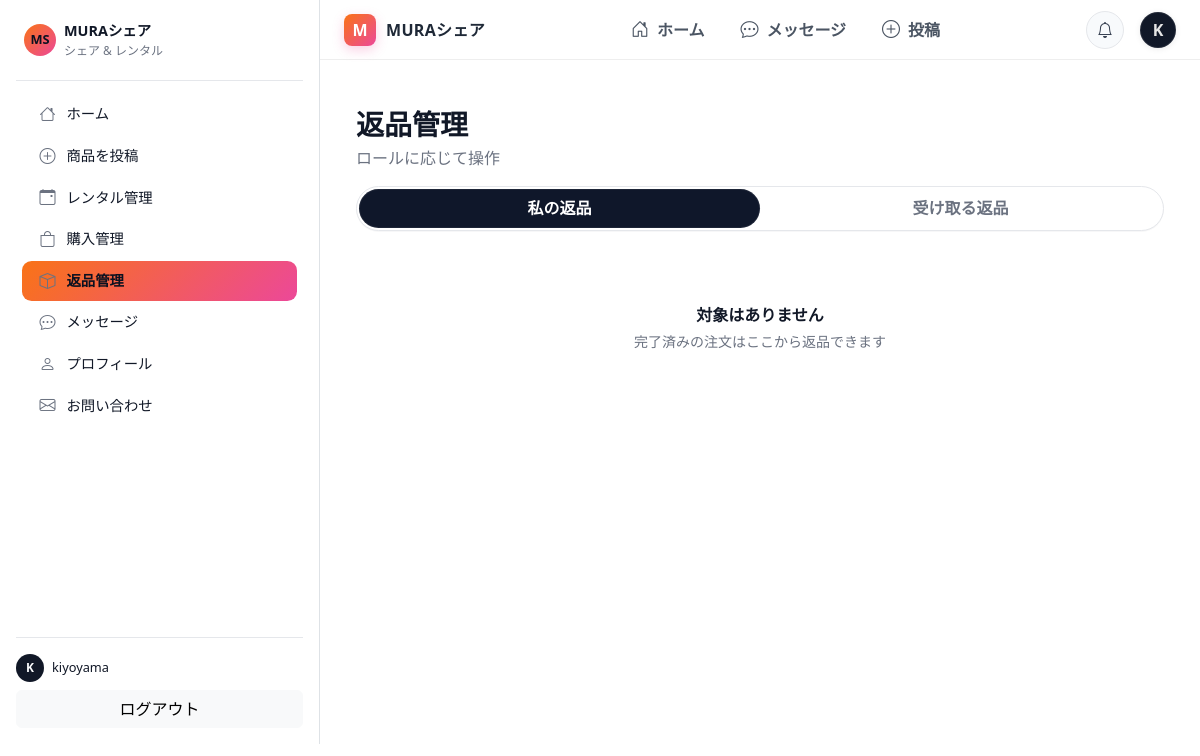
The app's page /returns/ (signed in), older data.
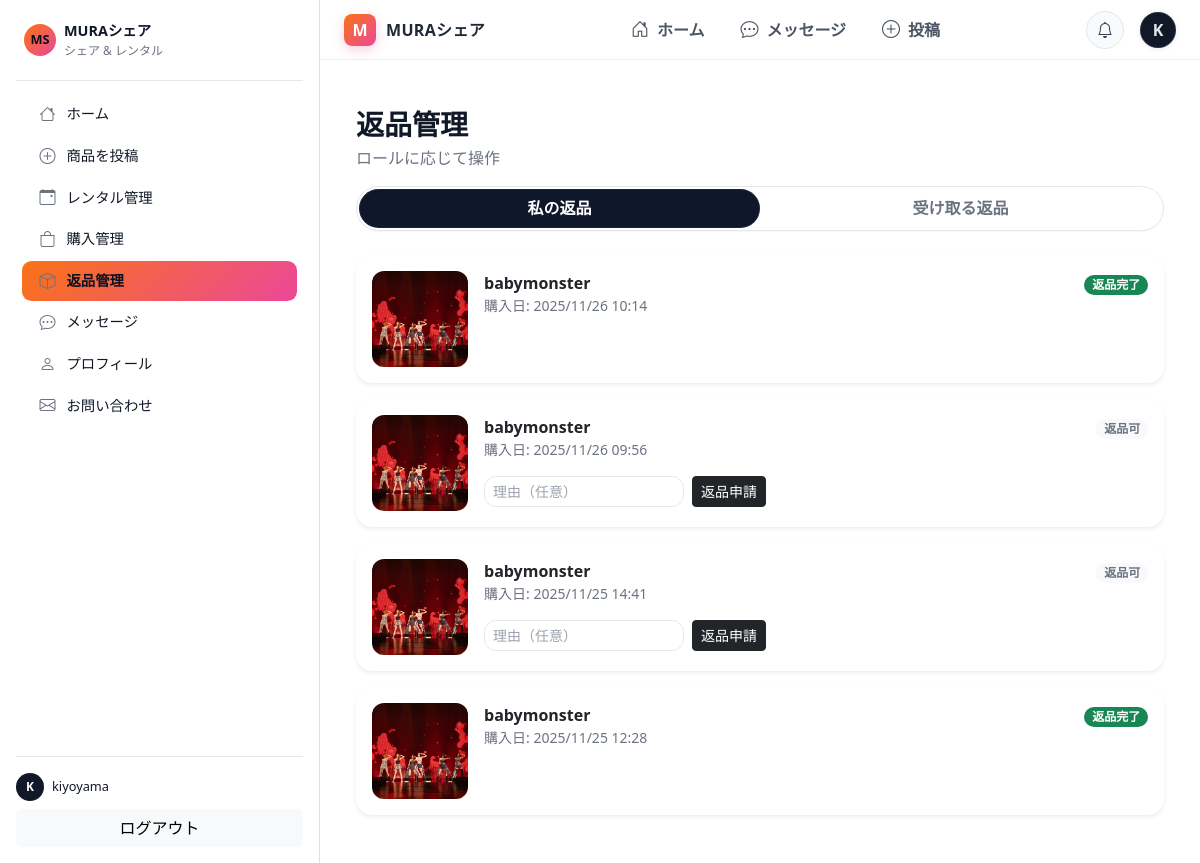
The same page, newer data.
### marketplace/models.py (models this page shows, shortened)
class Purchase(models.Model):
    class Status(models.TextChoices):
        REQUESTED  = "申請中",  "申請中"
        APPROVED   = "承認済み", "承認済み"
        SHIPPED    = "発送済み","発送済み"
        COMPLETED  = "完了",    "完了"
        CANCELED   = "キャンセル","キャンセル"
    product = models.ForeignKey("marketplace.Product", on_delete=models.CASCADE, related_name="purchases")
    buyer   = models.ForeignKey(User, on_delete=models.CASCADE, related_name="purchases")
    product_title  = models.CharField(max_length=255, blank=True)
    buyer_email    = models.EmailField(blank=True)
    seller_email   = models.EmailField(blank=True)
    shipping_postal_code = models.CharField(max_length=20, blank=True, default="")
    shipping_address = models.CharField(max_length=255, blank=True)
    payment_method   = models.CharField(max_length=50, blank=True)
    message          = models.TextField(blank=True)
    quantity       = models.PositiveIntegerField(default=1)
    purchase_price = models.PositiveIntegerField(default=0)
    status          = models.CharField(max_length=10, choices=Status.choices, default=Status.REQUESTED)
    tracking_number = models.CharField(max_length=100, blank=True)
    approved_at = models.DateTimeField(null=True, blank=True)
    shipped_at  = models.DateTimeField(null=True, blank=True)
    created_at     = models.DateTimeField(auto_now_add=True)
    completed_date = models.DateTimeField(null=True, blank=True)
    class ReturnStatus(models.TextChoices):
        NONE = "NONE", "なし"
        REQUESTED = "REQUESTED", "申請中"
        APPROVED = "APPROVED", "承諾済"
        SHIPPED = "SHIPPED", "返送済み"
        RECEIVED = "RECEIVED", "受領済み"
        REJECTED = "REJECTED", "却下"
    return_status = models.CharField(
        max_length=20, choices=ReturnStatus.choices, default=ReturnStatus.NONE
    )
    return_reason = models.CharField(max_length=255, blank=True)
    return_tracking_number = models.CharField(max_length=64, blank=True)
    return_requested_at = models.DateTimeField(null=True, blank=True)
    return_approved_at  = models.DateTimeField(null=True, blank=True)
    return_shipped_at   = models.DateTimeField(null=True, blank=True)
    return_received_at  = models.DateTimeField(null=True, blank=True)
    class Meta:
        ordering = ("-created_at",)
        indexes = [
            models.Index(fields=["status"]),
            models.Index(fields=["buyer_email"]),
            models.Index(fields=["seller_email"]),
        ]

class Product(models.Model):
    @property
    def image_url(self):
        first = self.images.first()
        if first and first.image:
            try:
                return first.image.url
            except Exception:
                return ""
        return ""
    class Status(models.IntegerChoices):
        DRAFT    = 0, "下書き"
        LISTED   = 1, "出品中"
        RENTED   = 2, "貸出中"
        SOLD     = 3, "販売済"
        ARCHIVED = 9, "アーカイブ"
    class Availability(models.TextChoices):
        RENTAL_ONLY   = "レンタルのみ", "レンタルのみ"
        SALE_ONLY     = "販売のみ", "販売のみ"
        BOTH          = "レンタル・販売両方", "レンタル・販売両方"
    owner = models.ForeignKey(User, on_delete=models.CASCADE, related_name="products")
    title = models.CharField(max_length=120)
    description = models.TextField(blank=True)
    category = models.CharField(max_length=60)
    availability_type = models.CharField(
        max_length=20,
        choices=Availability.choices,
        default=Availability.BOTH,
    )
    price_per_day = models.PositiveIntegerField(null=True, blank=True)  # レンタル1日あたり
    price_buy = models.PositiveIntegerField(null=True, blank=True)      # 販売価格
    min_rental_days = models.PositiveIntegerField(default=1)
    max_rental_days = models.PositiveIntegerField(default=30)
    stock_quantity = models.PositiveIntegerField(default=1)
    available_quantity = models.PositiveIntegerField(default=1)
    condition = models.CharField(max_length=30, blank=True)
    owner_notes = models.TextField(blank=True)
    status = models.IntegerField(choices=Status.choices, default=Status.LISTED)
    created_at = models.DateTimeField(auto_now_add=True)

class ProductImage(models.Model):
    product = models.ForeignKey(Product, on_delete=models.CASCADE, related_name="images")
    image = models.ImageField(upload_to="products/")

### frontend/views.py (the view)
# urls.py: path("returns/", views.returns_index, name="returns"),
@login_required
def returns_index(request):
    tab = request.GET.get("tab", "mine")
    mine_qs = (Purchase.objects
               .select_related("product", "buyer", "product__owner")
               .filter(buyer=request.user))
    mine = mine_qs.filter(
        Q(status__in=[getattr(Purchase.Status, "COMPLETED", "COMPLETED"), "完了"])
        | Q(return_status__in=["REQUESTED", "APPROVED", "SHIPPED", "RECEIVED", "REJECTED"])
    ).order_by("-id")
    received = (Purchase.objects
                .select_related("product", "buyer", "product__owner")
                .filter(product__owner=request.user,
                        return_status__in=["REQUESTED", "APPROVED", "SHIPPED"])
                ).order_by("-id")
    return render(request, "frontend/returns/index.html", {
        "active_tab": "received" if tab == "received" else "mine",
        "mine": mine, "received": received,
    })

### templates/frontend/returns/index.html (shortened to what this page needs)
{% extends "base.html" %}
{% block content %}
<div class="container-xxl py-4 purchases returns">
  <div class="d-flex align-items-center justify-content-between mb-3">
    <div>
      <h2 class="fw-bold mb-1">返品管理</h2>
      <div class="text-muted">ロールに応じて操作</div>
    </div>
  </div>
  <div class="segmented mb-4">
    <a class="seg-btn {% if active_tab != 'received' %}active{% endif %}" href="{% url 'frontend:returns' %}?tab=mine">私の返品</a>
    <a class="seg-btn {% if active_tab == 'received' %}active{% endif %}" href="{% url 'frontend:returns' %}?tab=received">受け取る返品</a>
  </div>
  {% if active_tab == 'received' %}
    {% with items=received mode="received" %}
      {% include "frontend/returns/_list.html" %}
    {% endwith %}
  {% else %}
    {% with items=mine mode="mine" %}
      {% include "frontend/returns/_list.html" %}
    {% endwith %}
  {% endif %}
</div>
{% endblock %}

### templates/frontend/returns/_card.html (shortened to what this page needs)
<div class="card purch-card border-0 shadow-sm">
  <div class="card-body d-flex gap-3 align-items-start">
    <a class="flex-shrink-0" href="{% url 'frontend:product_detail' order.product.id %}">
      <div class="thumb bg-light overflow-hidden">
        {% if order.product.image_url %}
          <img src="{{ order.product.image_url }}" class="w-100 h-100" style="object-fit:cover;" alt="">
        {% else %}<div class="noimg">No Image</div>{% endif %}
      </div>
    </a>
    <div class="flex-grow-1">
      <div class="d-flex align-items-start justify-content-between">
        <div>
          <a href="{% url 'frontend:product_detail' order.product.id %}" class="text-decoration-none text-dark">
            <div class="fw-bold text-truncate">{{ order.product.title|default:order.product_title }}</div>
          </a>
          <div class="text-muted small">購入日: {{ order.created_at|date:"Y/m/d H:i" }}</div>
        </div>
        <div class="ms-2">
          {% with rs=order.return_status %}
            {% if rs == 'REQUESTED' %}<span class="badge text-bg-warning">申請中</span>
            {% elif rs == 'APPROVED' %}<span class="badge text-bg-primary">承諾済</span>
            {% elif rs == 'SHIPPED' %}<span class="badge text-bg-info">返送済み</span>
            {% elif rs == 'RECEIVED' %}<span class="badge text-bg-success">返品完了</span>
            {% elif rs == 'REJECTED' %}<span class="badge text-bg-secondary">却下</span>
            {% else %}<span class="badge text-bg-light text-muted">返品可</span>
            {% endif %}
          {% endwith %}
        </div>
      </div>
      <div class="mt-3 d-flex gap-2 flex-wrap">
        {% with rs=order.return_status %}
          {% if mode == 'mine' %}
            {% if rs == 'NONE' or rs == 'REJECTED' %}
              <form method="post" action="{% url 'frontend:return_action' %}" class="d-flex gap-2 align-items-center">
                <input type="text" name="reason" class="form-control form-control-sm" placeholder="理由（任意）" style="width: 200px;">
                <button type="submit" class="btn btn-sm btn-dark">返品申請</button>
              </form>
            {% endif %}
          {% endif %}
        {% endwith %}
      </div>
    </div>
  </div>
</div>

Row changes from the older to the newer data that the page shows:
added Purchase: product.image_url (picture), product "babymonster", created_at "2025/11/26 10:14", return_status "返品完了"
added Purchase: product.image_url (picture), product "babymonster", created_at "2025/11/26 09:56", return_status "返品可"
added Purchase: product.image_url (picture), product "babymonster", created_at "2025/11/25 14:41", return_status "返品可"
added Purchase: product.image_url (picture), product "babymonster", created_at "2025/11/25 12:28", return_status "返品完了"
Text that changed along with them:
text no longer shown: "対象はありません 完了済みの注文はここから返品できます"
